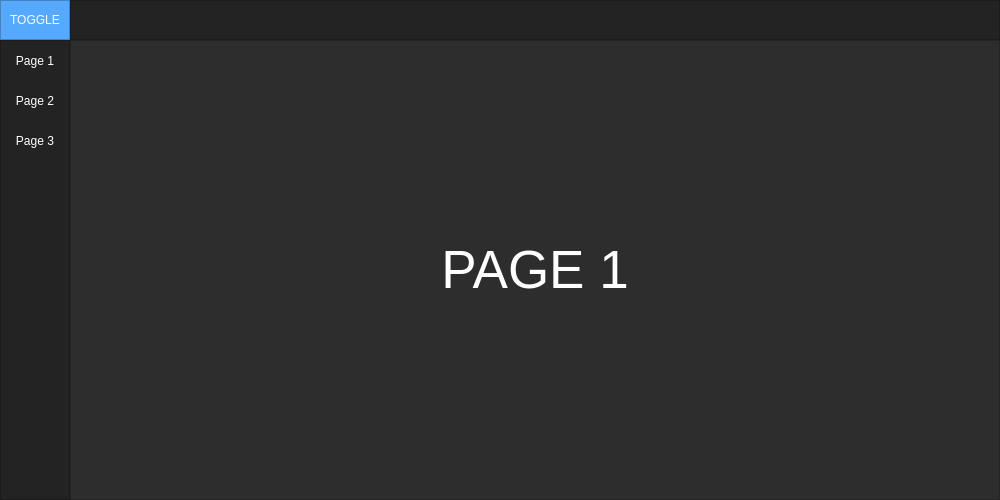
<?xml version="1.0" encoding="UTF-8"?>
<ui version="4.0">
 <class>MainWindow</class>
 <widget class="QMainWindow" name="MainWindow">
  <property name="geometry">
   <rect>
    <x>0</x>
    <y>0</y>
    <width>1000</width>
    <height>500</height>
   </rect>
  </property>
  <property name="minimumSize">
   <size>
    <width>1000</width>
    <height>500</height>
   </size>
  </property>
  <property name="windowTitle">
   <string>MainWindow</string>
  </property>
  <property name="styleSheet">
   <string notr="true">background-color: rgb(45, 45, 45);</string>
  </property>
  <widget class="QWidget" name="centralwidget">
   <layout class="QVBoxLayout" name="verticalLayout">
    <property name="spacing">
     <number>0</number>
    </property>
    <property name="leftMargin">
     <number>0</number>
    </property>
    <property name="topMargin">
     <number>0</number>
    </property>
    <property name="rightMargin">
     <number>0</number>
    </property>
    <property name="bottomMargin">
     <number>0</number>
    </property>
    <item>
     <widget class="QFrame" name="Top_Bar">
      <property name="maximumSize">
       <size>
        <width>16777215</width>
        <height>40</height>
       </size>
      </property>
      <property name="styleSheet">
       <string notr="true">background-color: rgb(35, 35, 35);</string>
      </property>
      <property name="frameShape">
       <enum>QFrame::NoFrame</enum>
      </property>
      <property name="frameShadow">
       <enum>QFrame::Raised</enum>
      </property>
      <layout class="QHBoxLayout" name="horizontalLayout">
       <property name="spacing">
        <number>0</number>
       </property>
       <property name="leftMargin">
        <number>0</number>
       </property>
       <property name="topMargin">
        <number>0</number>
       </property>
       <property name="rightMargin">
        <number>0</number>
       </property>
       <property name="bottomMargin">
        <number>0</number>
       </property>
       <item>
        <widget class="QFrame" name="frame_toggle">
         <property name="maximumSize">
          <size>
           <width>70</width>
           <height>40</height>
          </size>
         </property>
         <property name="styleSheet">
          <string notr="true">background-color: rgb(85, 170, 255);</string>
         </property>
         <property name="frameShape">
          <enum>QFrame::StyledPanel</enum>
         </property>
         <property name="frameShadow">
          <enum>QFrame::Raised</enum>
         </property>
         <layout class="QVBoxLayout" name="verticalLayout_2">
          <property name="spacing">
           <number>0</number>
          </property>
          <property name="leftMargin">
           <number>0</number>
          </property>
          <property name="topMargin">
           <number>0</number>
          </property>
          <property name="rightMargin">
           <number>0</number>
          </property>
          <property name="bottomMargin">
           <number>0</number>
          </property>
          <item>
           <widget class="QPushButton" name="Btn_Toggle">
            <property name="sizePolicy">
             <sizepolicy hsizetype="Expanding" vsizetype="Expanding">
              <horstretch>0</horstretch>
              <verstretch>0</verstretch>
             </sizepolicy>
            </property>
            <property name="styleSheet">
             <string notr="true">color: rgb(255, 255, 255);
border: 0px solid;</string>
            </property>
            <property name="text">
             <string>TOGGLE</string>
            </property>
           </widget>
          </item>
         </layout>
        </widget>
       </item>
       <item>
        <widget class="QFrame" name="frame_top">
         <property name="frameShape">
          <enum>QFrame::StyledPanel</enum>
         </property>
         <property name="frameShadow">
          <enum>QFrame::Raised</enum>
         </property>
        </widget>
       </item>
      </layout>
     </widget>
    </item>
    <item>
     <widget class="QFrame" name="Content">
      <property name="frameShape">
       <enum>QFrame::NoFrame</enum>
      </property>
      <property name="frameShadow">
       <enum>QFrame::Raised</enum>
      </property>
      <layout class="QHBoxLayout" name="horizontalLayout_2">
       <property name="spacing">
        <number>0</number>
       </property>
       <property name="leftMargin">
        <number>0</number>
       </property>
       <property name="topMargin">
        <number>0</number>
       </property>
       <property name="rightMargin">
        <number>0</number>
       </property>
       <property name="bottomMargin">
        <number>0</number>
       </property>
       <item>
        <widget class="QFrame" name="frame_left_menu">
         <property name="minimumSize">
          <size>
           <width>70</width>
           <height>0</height>
          </size>
         </property>
         <property name="maximumSize">
          <size>
           <width>70</width>
           <height>16777215</height>
          </size>
         </property>
         <property name="styleSheet">
          <string notr="true">background-color: rgb(35, 35, 35);</string>
         </property>
         <property name="frameShape">
          <enum>QFrame::StyledPanel</enum>
         </property>
         <property name="frameShadow">
          <enum>QFrame::Raised</enum>
         </property>
         <layout class="QVBoxLayout" name="verticalLayout_3">
          <property name="leftMargin">
           <number>0</number>
          </property>
          <property name="topMargin">
           <number>0</number>
          </property>
          <property name="rightMargin">
           <number>0</number>
          </property>
          <property name="bottomMargin">
           <number>0</number>
          </property>
          <item alignment="Qt::AlignTop">
           <widget class="QFrame" name="frame_top_menus">
            <property name="frameShape">
             <enum>QFrame::NoFrame</enum>
            </property>
            <property name="frameShadow">
             <enum>QFrame::Raised</enum>
            </property>
            <layout class="QVBoxLayout" name="verticalLayout_4">
             <property name="spacing">
              <number>0</number>
             </property>
             <property name="leftMargin">
              <number>0</number>
             </property>
             <property name="topMargin">
              <number>0</number>
             </property>
             <property name="rightMargin">
              <number>0</number>
             </property>
             <property name="bottomMargin">
              <number>0</number>
             </property>
             <item>
              <widget class="QPushButton" name="btn_page_1">
               <property name="minimumSize">
                <size>
                 <width>0</width>
                 <height>40</height>
                </size>
               </property>
               <property name="styleSheet">
                <string notr="true">QPushButton {
	color: rgb(255, 255, 255);
	background-color: rgb(35, 35, 35);
	border: 0px solid;
}
QPushButton:hover {
	background-color: rgb(85, 170, 255);
}</string>
               </property>
               <property name="text">
                <string>Page 1</string>
               </property>
              </widget>
             </item>
             <item>
              <widget class="QPushButton" name="btn_page_2">
               <property name="minimumSize">
                <size>
                 <width>0</width>
                 <height>40</height>
                </size>
               </property>
               <property name="styleSheet">
                <string notr="true">QPushButton {
	color: rgb(255, 255, 255);
	background-color: rgb(35, 35, 35);
	border: 0px solid;
}
QPushButton:hover {
	background-color: rgb(85, 170, 255);
}</string>
               </property>
               <property name="text">
                <string>Page 2</string>
               </property>
              </widget>
             </item>
             <item>
              <widget class="QPushButton" name="btn_page_3">
               <property name="minimumSize">
                <size>
                 <width>0</width>
                 <height>40</height>
                </size>
               </property>
               <property name="styleSheet">
                <string notr="true">QPushButton {
	color: rgb(255, 255, 255);
	background-color: rgb(35, 35, 35);
	border: 0px solid;
}
QPushButton:hover {
	background-color: rgb(85, 170, 255);
}</string>
               </property>
               <property name="text">
                <string>Page 3</string>
               </property>
              </widget>
             </item>
            </layout>
           </widget>
          </item>
         </layout>
        </widget>
       </item>
       <item>
        <widget class="QFrame" name="frame_pages">
         <property name="frameShape">
          <enum>QFrame::StyledPanel</enum>
         </property>
         <property name="frameShadow">
          <enum>QFrame::Raised</enum>
         </property>
         <layout class="QVBoxLayout" name="verticalLayout_5">
          <item>
           <widget class="QStackedWidget" name="stackedWidget">
            <property name="currentIndex">
             <number>0</number>
            </property>
            <widget class="QWidget" name="page_1">
             <layout class="QVBoxLayout" name="verticalLayout_7">
              <item>
               <widget class="QLabel" name="label_1">
                <property name="font">
                 <font>
                  <pointsize>40</pointsize>
                 </font>
                </property>
                <property name="styleSheet">
                 <string notr="true">color: #FFF;</string>
                </property>
                <property name="text">
                 <string>PAGE 1</string>
                </property>
                <property name="alignment">
                 <set>Qt::AlignCenter</set>
                </property>
               </widget>
              </item>
             </layout>
            </widget>
            <widget class="QWidget" name="page_2">
             <layout class="QVBoxLayout" name="verticalLayout_6">
              <item>
               <widget class="QLabel" name="label_2">
                <property name="font">
                 <font>
                  <pointsize>40</pointsize>
                 </font>
                </property>
                <property name="styleSheet">
                 <string notr="true">color: #FFF;</string>
                </property>
                <property name="text">
                 <string>PAGE 2</string>
                </property>
                <property name="alignment">
                 <set>Qt::AlignCenter</set>
                </property>
               </widget>
              </item>
             </layout>
            </widget>
            <widget class="QWidget" name="page_3">
             <layout class="QVBoxLayout" name="verticalLayout_8">
              <item>
               <widget class="QLabel" name="label">
                <property name="font">
                 <font>
                  <pointsize>40</pointsize>
                 </font>
                </property>
                <property name="styleSheet">
                 <string notr="true">color: #FFF;</string>
                </property>
                <property name="text">
                 <string>PAGE 3</string>
                </property>
                <property name="alignment">
                 <set>Qt::AlignCenter</set>
                </property>
               </widget>
              </item>
             </layout>
            </widget>
           </widget>
          </item>
         </layout>
        </widget>
       </item>
      </layout>
     </widget>
    </item>
   </layout>
  </widget>
 </widget>
 <resources/>
 <connections/>
</ui>
